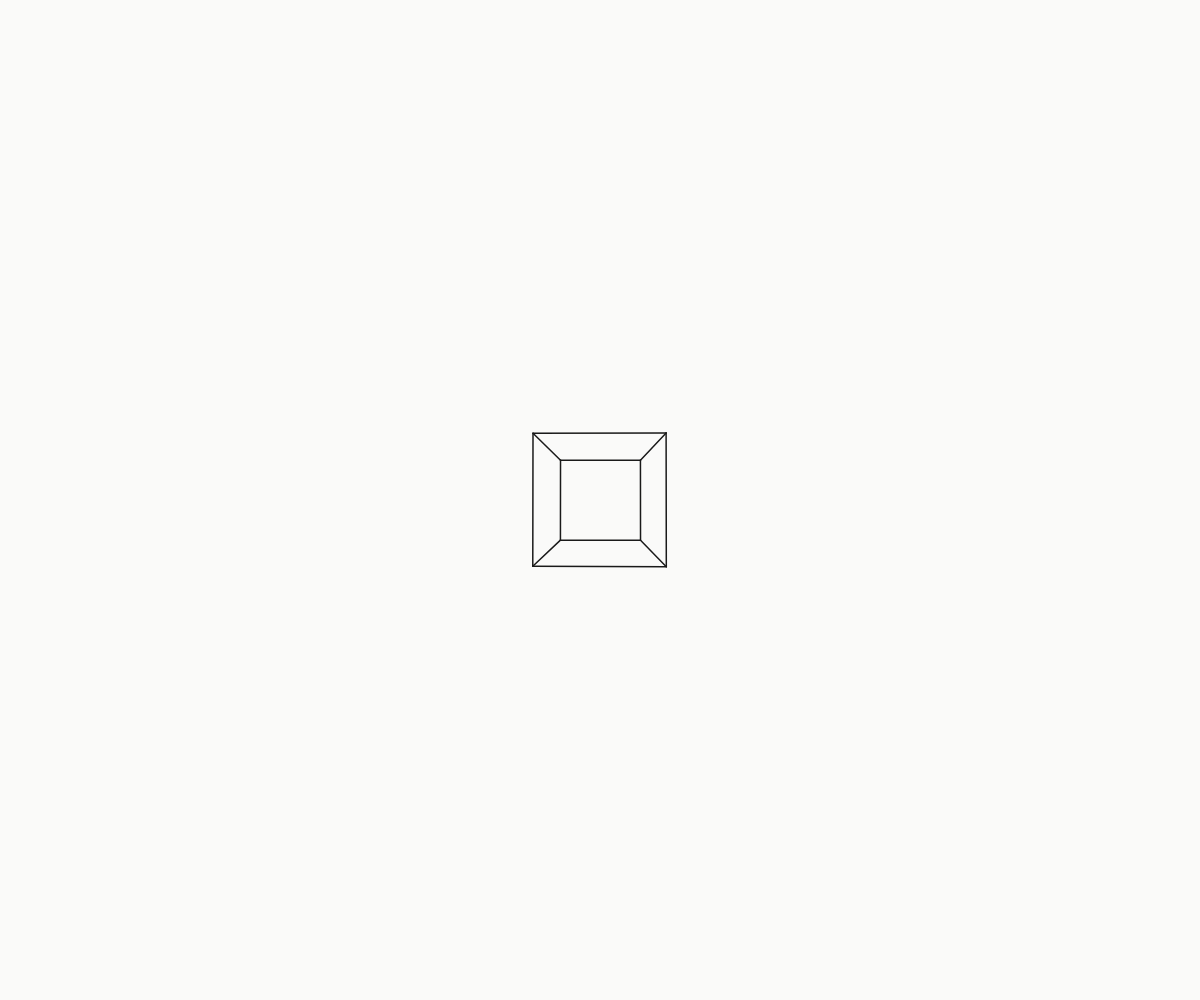
Frame 1 (no input)
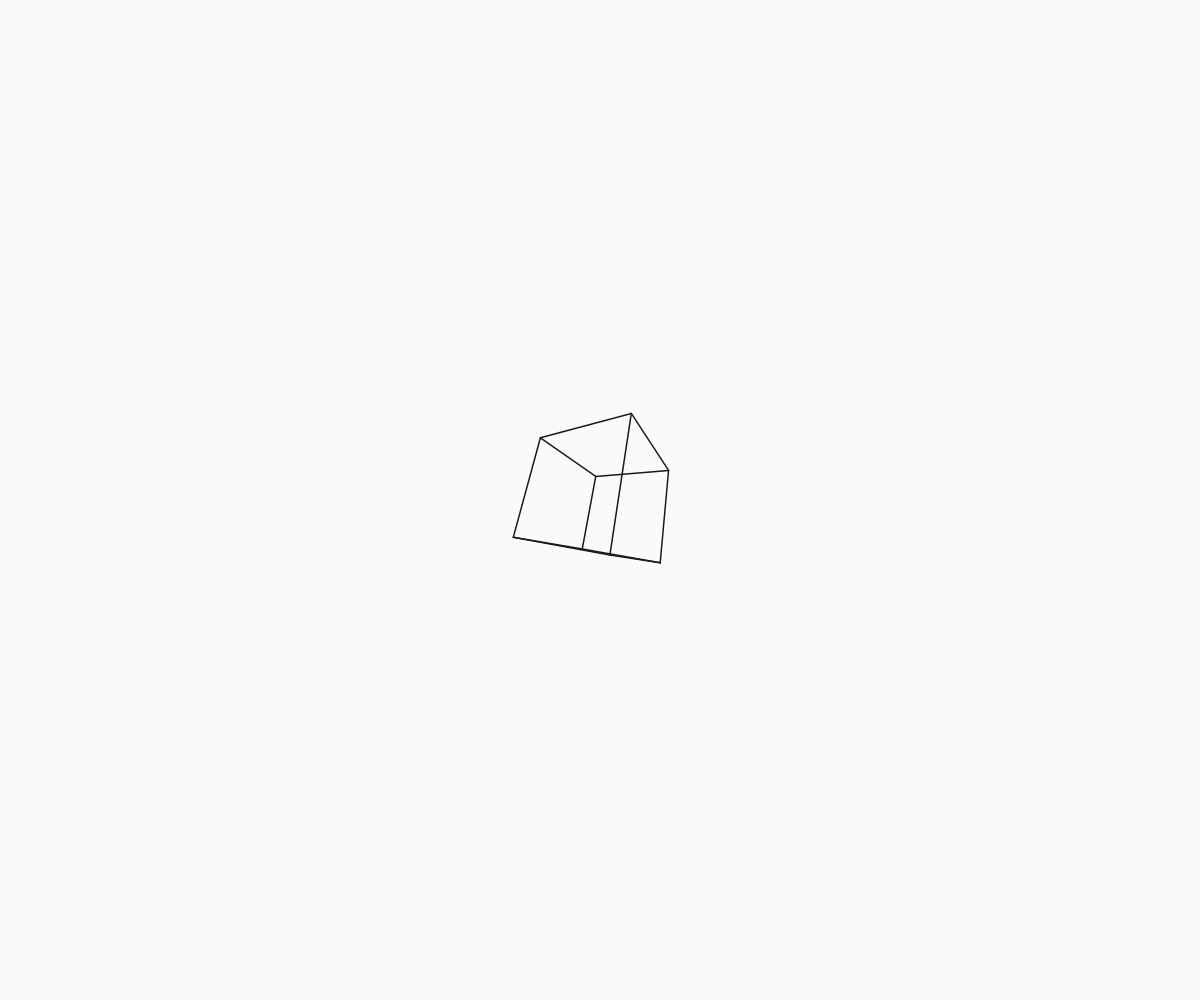
Frame 60 (no input)
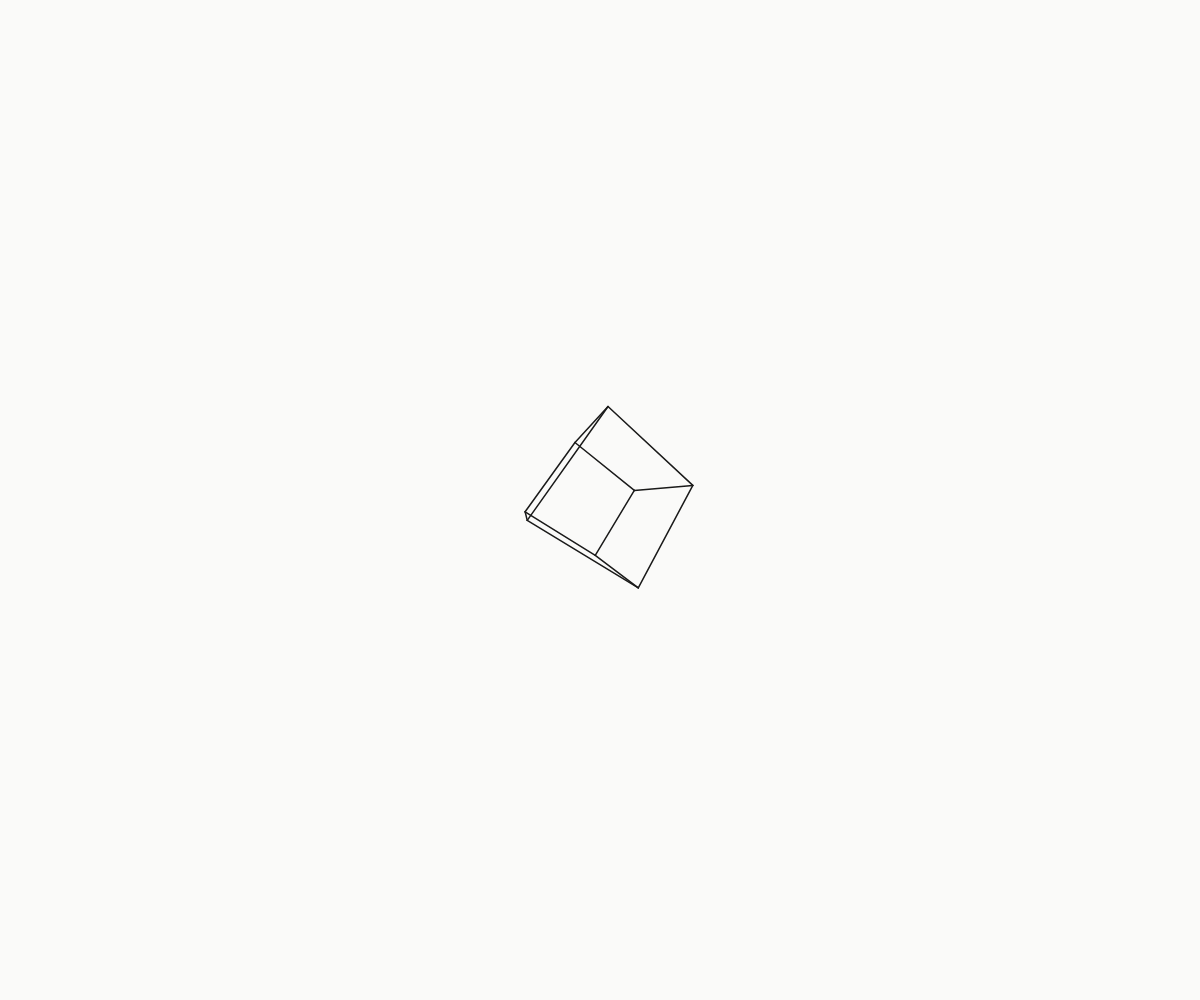
Frame 120 (the mouse pressed at the canvas centre since frame 60)

The p5.js sketch that drew these frames (run headless with seeded random() and noise() and a simulated clock; from frame 60 on, the mouse is pressed at the canvas centre):

// p5.js sketch
// ── sketch.js
let points = [];
let angleX = 0; // Separate angles for better control
let angleY = 0;

function setup() {
  createCanvas(windowWidth, windowHeight);

  // Initialize cube vertices
  points[0] = createVector(-0.5, -0.5, -0.5); 
  points[1] = createVector(0.5, -0.5, -0.5);
  points[2] = createVector(0.5, 0.5, -0.5);
  points[3] = createVector(-0.5, 0.5, -0.5);
  points[4] = createVector(-0.5, -0.5, 0.5); 
  points[5] = createVector(0.5, -0.5, 0.5);
  points[6] = createVector(0.5, 0.5, 0.5);
  points[7] = createVector(-0.5, 0.5, 0.5);
}

function windowResized() {
  resizeCanvas(windowWidth, windowHeight);
}

function draw() {
  background('#fafaf9');
  translate(width / 2, height / 2);

  angleY += 0.01;
  angleX += 0.005;  

  // Define rotation matrices using our new angles
  let rotationX = [
    [1, 0, 0],
    [0, cos(angleX), -sin(angleX)],
    [0, sin(angleX), cos(angleX)],
  ];

  let rotationY = [
    [cos(angleY), 0, -sin(angleY)],
    [0, 1, 0],
    [sin(angleY), 0, cos(angleY)]
  ];

  let points1 = [];
  
  for (let p of points) {
    let matrix = vector2Matrix(p);
    
    // Apply rotations
    let rotated = matmul(rotationX, matrix);
    rotated = matmul(rotationY, rotated);

    // Perspective Projection Calculation
    let distance = 2;
    let z = 1 / (distance - rotated[2][0]);

    let projection = [
      [z, 0, 0], 
      [0, z, 0]
    ];

    let projected2d = matmul(projection, rotated);
    let p1 = matrix2Vector(projected2d);
    p1.mult(200);
    points1.push(p1);
  }

  // Drawing the cube edges
  stroke('#1a1a1a');
  strokeWeight(1.5);
  noFill();
  for (let i = 0; i < 4; i++) {
    // Draw squares
    line(points1[i].x, points1[i].y, points1[(i + 1) % 4].x, points1[(i + 1) % 4].y);
    line(points1[i + 4].x, points1[i + 4].y, points1[((i + 1) % 4) + 4].x, points1[((i + 1) % 4) + 4].y);
    // Connect squares
    line(points1[i].x, points1[i].y, points1[i + 4].x, points1[i + 4].y);
  }
}

// --- HELPER FUNCTIONS ---

function vector2Matrix(vector) {
  return [[vector.x], [vector.y], [vector.z]];
}

function matrix2Vector(matrix) {
  return createVector(
    matrix[0][0], 
    matrix[1][0],
    matrix.length > 2 ? matrix[2][0] : undefined
  );
}

function matmul(a, b) {
  let rowsA = a.length;
  let colsA = a[0].length;
  let colsB = b[0].length;
  let res = [];
  for (let i = 0; i < rowsA; i++) {
    let resRow = [];
    for (let j = 0; j < colsB; j++) {
      let sum = 0;
      for (let k = 0; k < colsA; k++) {
        sum += a[i][k] * b[k][j];
      }
      resRow.push(sum);
    }
    res.push(resRow);
  }
  return res;
}
